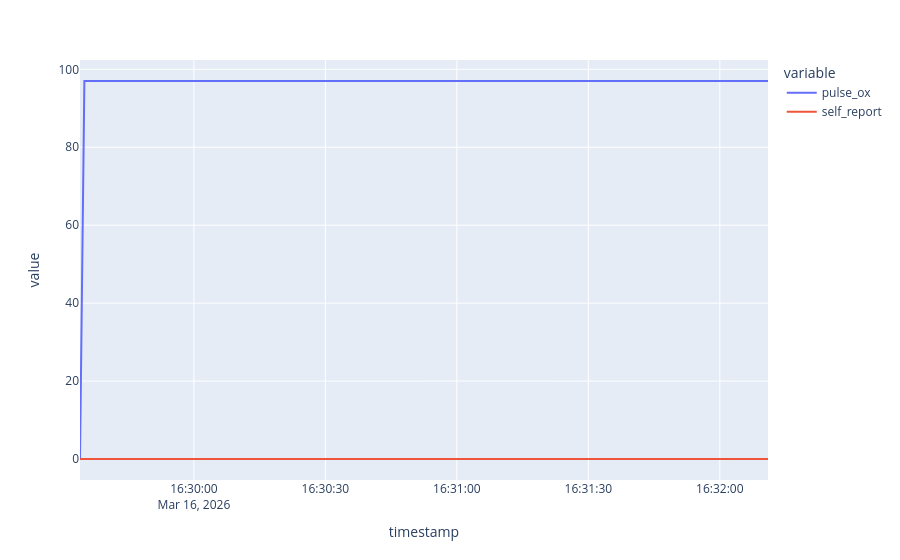

Notebook code for this chart:
### Code cell
fig = px.line(df_low_freq_data, x='timestamp', y=['pulse_ox', 'self_report'])
fig.show()

### Figure 1 — Plotly figure (JSON) as saved in the notebook; plotly's stock layout.template omitted (floating-point values rounded to 4 significant figures; data arrays with more than 128 entries replaced by an {"elided": "..."} marker saying what was removed)
{"data": [{"hovertemplate": "variable=pulse_ox<br>timestamp=%{x}<br>value=%{y}<extra></extra>", "legendgroup": "pulse_ox", "line": {"color": "#636efa", "dash": "solid"}, "marker": {"symbol": "circle"}, "mode": "lines", "name": "pulse_ox", "orientation": "v", "showlegend": true, "type": "scatter", "x": {"elided": "158 str values"}, "xaxis": "x", "y": {"elided": "158 float values"}, "yaxis": "y"}, {"hovertemplate": "variable=self_report<br>timestamp=%{x}<br>value=%{y}<extra></extra>", "legendgroup": "self_report", "line": {"color": "#EF553B", "dash": "solid"}, "marker": {"symbol": "circle"}, "mode": "lines", "name": "self_report", "orientation": "v", "showlegend": true, "type": "scatter", "x": {"elided": "158 str values"}, "xaxis": "x", "y": {"elided": "158 float values"}, "yaxis": "y"}], "layout": {"legend": {"title": {"text": "variable"}, "tracegroupgap": 0}, "margin": {"t": 60}, "xaxis": {"anchor": "y", "domain": [0, 1], "title": {"text": "timestamp"}}, "yaxis": {"anchor": "x", "domain": [0, 1], "title": {"text": "value"}}}}
